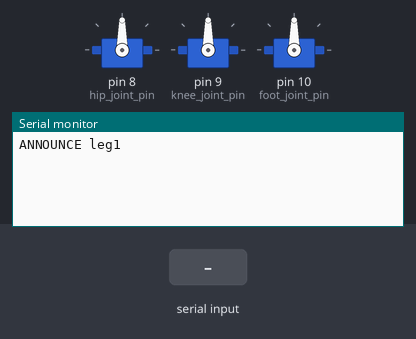
The sketch below on a simulated Arduino Uno, built with avr-gcc and run on an emulated ATmega328P. Shown: 3 × servo, the last lines printed to the serial monitor. Inputs (shaded band) come from the test bench.

Above: at 1.2 s.
1.3 s: "move up\n" received over Serial
At 2.5 s:
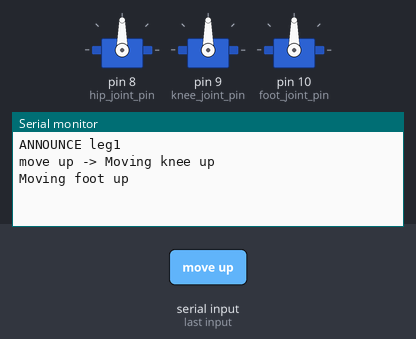
2.8 s: "move down\n" received over Serial
At 4.0 s:
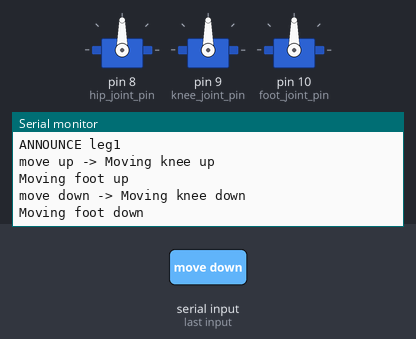
4.3 s: "rotate \n" received over Serial
At 5.3 s:
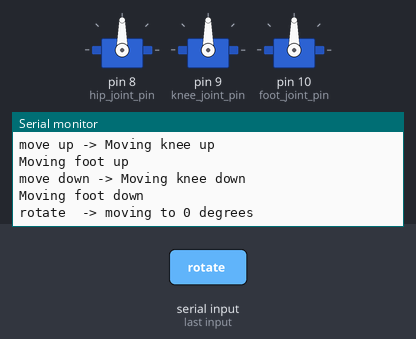

The sketch:

leg_message.ino
```cpp
// Include the Servo library
#include <Servo.h>
// Declare the Servo pin
int hip_joint_pin = 8;
int knee_joint_pin = 9;
int foot_joint_pin = 10;
// Create a servo object
Servo hip_joint;
Servo knee_joint;
Servo foot_joint;
void setup()
{
    // We need to attach the servo to the used pin number
    hip_joint.attach(hip_joint_pin);
    knee_joint.attach(knee_joint_pin);
    foot_joint.attach(foot_joint_pin);

    Serial.begin(9600);
    Serial.println("ANNOUNCE leg1");

    hip_joint.write(90);
    moveServo(knee_joint, -20, 0);
    moveServo(foot_joint, -20, 0);
}
void loop()
{
    String message = Serial.readStringUntil('\n');
    if (message.length() == 0)
    {
        return;
    }
    Serial.print(message);
    Serial.print(" -> ");
    if (message.equals("move up"))
    {
      Serial.println("Moving knee up");
      moveServo(knee_joint, 60, 0);
      Serial.println("Moving foot up");
      moveServo(foot_joint, 60, 0);

    }
    else if (message.equals("move down"))
    {
      Serial.println("Moving knee down");
      moveServo(knee_joint, -20, 0);
      Serial.println("Moving foot down");
      moveServo(foot_joint, -20, 0);

    }
    else if (message.startsWith("rotate "))
    {
      //  rotate 90 -> the 9 has index 7
      int degrees = message.substring(7).toInt();
      Serial.println("moving to " + String(degrees) + " degrees");
      moveServo(hip_joint, degrees, 0);
    }
    else
    {
        Serial.println("Action not implemented");
        return;
    }
}
int moveServo(Servo servo, int pos, int delay)
{
    pos = (pos + 60) * (180 / 120);
    // +60 to convert [-60, 60] to [0 - 120]
    // *(180/120) to convert [0, 120] to [0, 180]
    servo.write(pos);
}
```

Measured:
- after the input at 1.3 s, the serial monitor: prints a new line at once (image 1)
- after the input at 2.8 s, the serial monitor: prints a new line at once (image 2)
- after the input at 4.3 s, the serial monitor: prints a new line at once (image 3)
